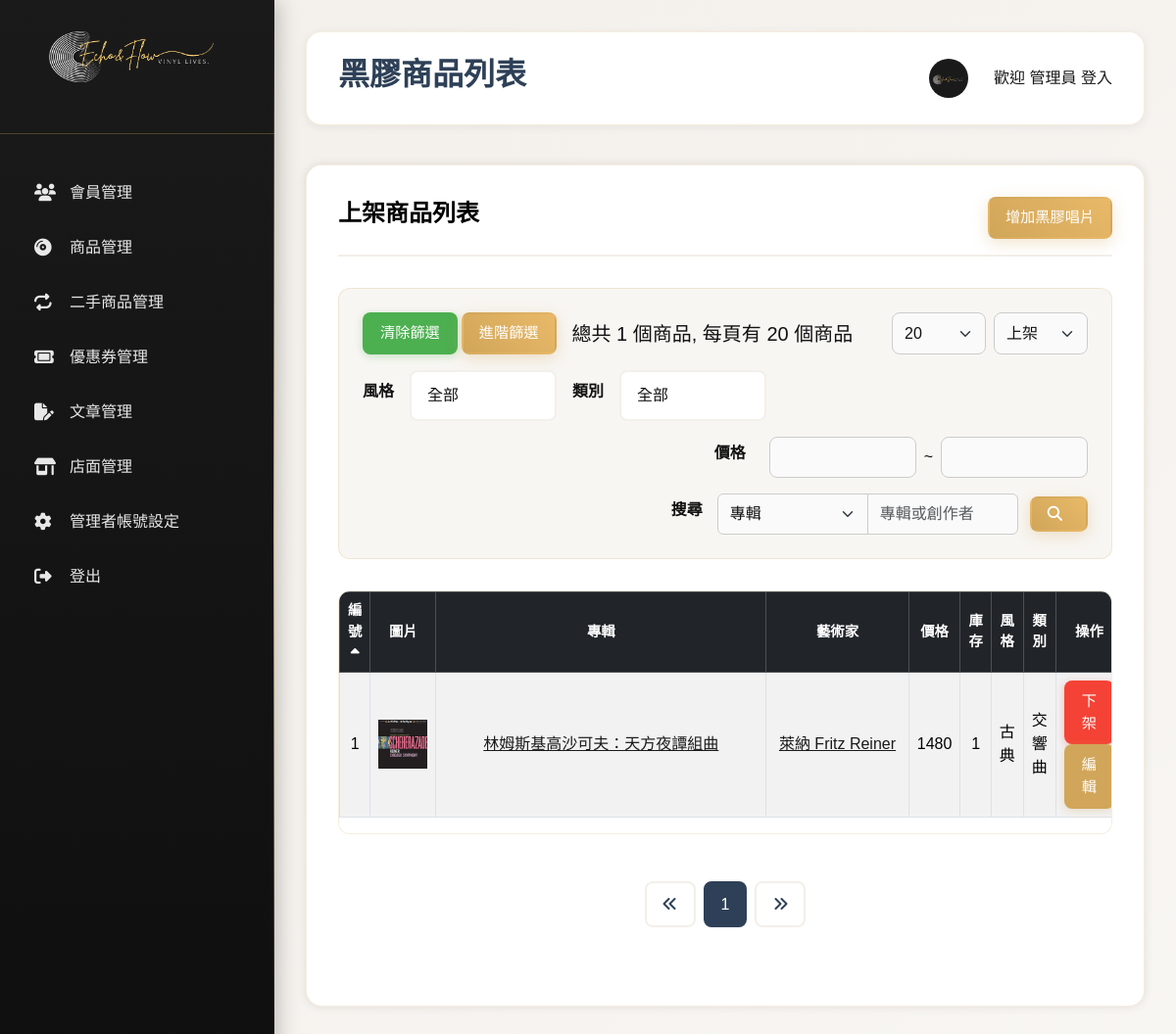
Page /product/index.php?author_id=1 on the committed database.
### tables this page shows
CREATE TABLE `vinyl` (
  `id` int(11) NOT NULL,
  `shs_id` varchar(20) DEFAULT NULL,
  `title` varchar(100) NOT NULL,
  `author_id` int(11) DEFAULT NULL,
  `price` int(11) DEFAULT 1000,
  `genre_id` int(11) DEFAULT NULL,
  `gender_id` int(11) DEFAULT NULL,
  `company` varchar(50) DEFAULT NULL,
  `release_date` date DEFAULT NULL,
  `format` varchar(10) DEFAULT NULL,
  `create_date` timestamp NOT NULL DEFAULT current_timestamp(),
  `stock` int(11) DEFAULT 1,
  `status_id` int(11) DEFAULT 1,
  `desc_text` text DEFAULT NULL,
  `playlist` text DEFAULT NULL
);

CREATE TABLE `vinyl_img` (
  `id` int(11) NOT NULL,
  `shs_id` varchar(20) DEFAULT NULL,
  `img_name` varchar(50) DEFAULT NULL,
  `img_url` varchar(100) DEFAULT NULL,
  `img_path` varchar(50) DEFAULT NULL
);

CREATE TABLE `vinyl_author` (
  `id` int(11) NOT NULL,
  `author` varchar(100) DEFAULT NULL
);

CREATE TABLE `vinyl_genre` (
  `id` int(11) NOT NULL,
  `genre` varchar(20) DEFAULT NULL
);

CREATE TABLE `vinyl_gender` (
  `id` int(11) NOT NULL,
  `genre_id` int(11) DEFAULT NULL,
  `gender` varchar(10) DEFAULT NULL
);

### product/index.php (the view, shortened to what this page needs)
<?php
require_once "../components/connect.php";
include "../template_top.php";
include "../template_main.php";
$genre = intval($_GET["genre"] ?? 0);
$gender = intval($_GET["gender"] ?? 0);
$status = isset($_GET["status"]) ? intval($_GET["status"]) : null;
$valid_columns = ['id', 'price', 'title', 'author'];
$sort_by = $_GET['sort_by'] ?? '';
$sort_order = ($_GET['sort_order'] ?? 'asc') === 'desc' ? 'desc' : 'asc';
$sort_column = in_array($sort_by, $valid_columns) ? $sort_by : 'id';
$conditions = [];
$values = [];
if (isset($_GET["status"]) && $_GET["status"] !== "") {
  $status = intval($_GET["status"]);
  $conditions[] = "status_id = :status";
  $values["status"] = $status;
} else {
  $conditions[] = "status_id = 1";
}
$author_id = $_GET["author_id"] ?? "";
if ($author_id) {
  $conditions[] = "vinyl.author_id = :author_id";
  $values["author_id"] = $author_id;
}
$titleSearch = $_GET["title"] ?? "";
$authorSearch = $_GET["author"] ?? "";
$company = $_GET["company"] ?? "";
$format = $_GET["format"] ?? "";
$stock = $_GET["stock"] ?? "";
$price1 = $_GET["price1"] ?? "";
$price2 = $_GET["price2"] ?? "";
$date1 = $_GET["date1"] ?? "";
$date2 = $_GET["date2"] ?? "";
$whereSQL = "WHERE " . implode(" AND ", $conditions);
$perPage = $_GET["perPage"] ?? 20;
$page = intval($_GET["page"] ?? 1);
$pageStart = ($page - 1) * $perPage;
$select = "vinyl.id AS id,title,vinyl_img.img_name AS img_name,author_id,vinyl_author.author AS author,company,price,stock,vinyl_genre.genre AS genre,vinyl_gender.gender AS gender,status_id FROM `vinyl` JOIN vinyl_author ON vinyl_author.id = vinyl.author_id JOIN vinyl_genre on vinyl_genre.id = vinyl.genre_id JOIN vinyl_gender on vinyl_gender.id = vinyl.gender_id JOIN vinyl_img on vinyl_img.shs_id = vinyl.shs_id";
$sql = "SELECT $select $whereSQL ORDER BY $sort_column $sort_order LIMIT $perPage OFFSET $pageStart";
$sqlAll = "SELECT $select  $whereSQL ";
$sqlStatus = "SELECT * FROM vinyl_status";
try {
  $stmt = $pdo->prepare($sql);
  $stmt->execute($values);
  $rows = $stmt->fetchAll(PDO::FETCH_ASSOC);
  $stmtStatus = $pdo->prepare($sqlStatus);
  $stmtStatus->execute();
  $rowsStatus = $stmtStatus->fetchAll(PDO::FETCH_ASSOC);
  $stmtAll = $pdo->prepare($sqlAll);
  $stmtAll->execute($values);
  $totalCount = $stmtAll->rowCount();
} catch (PDOException $e) {
  echo "系統錯誤，請恰管理人員<br>";
  echo "錯誤: " . $e->getMessage();
  exit;
}
$totalPage = ceil($totalCount / $perPage);
?>
<div class="content-section">
  <div class="section-header d-flex justify-content-between align-items-center">
    <?php
    if (isset($status) && $status !== '') {
      foreach ($rowsStatus as $row) {
        if ($row["id"] == $status) {
          $statusName = $row["status"];
          break;
        }
      }
    } else {
      $statusName = "上架";
    }
    ?>
    <h3 class="section-title"><?= $statusName ?>商品列表</h3>
    <a href="./vinylAdd.php" class="btn btn-primary">增加黑膠唱片</a>
  </div>
  <div class="controls-section">
    <div class="w-100 d-flex">
      <button type="button" class="btn btn-success me-1"><a class="text-decoration-none text-white"
          href="./">清除篩選</a></button>
      <button type="button" class="btn btn-primary" data-bs-toggle="modal" data-bs-target="#exampleModal">進階篩選</button>
      <span class="fs-5 ms-3 flex-center">總共 <?= $totalCount ?> 個商品, 每頁有 <?= $perPage ?> 個商品</span>
      <div class="ms-auto d-flex w200">
        <select name="perpage" id="perpageNum" class="form-select w100 me-2">
          <option value="20" <?= $perPage == 20 ? "selected" : "" ?>>20</option>
        </select>
        <select name="status" id="status" class="form-select w100 ms-auto">
          <?php foreach ($rowsStatus as $row): ?>
            <option value="<?= $row["id"] ?>" <?= ($status === null || $status === '') && $row["id"] == 1 ? 'selected' : ($status == $row["id"] ? 'selected' : '') ?>>
              <?= $row["status"] ?>
            </option>
          <?php endforeach ?>
        </select>
      </div>
    </div>
    <div class="filter-group gap-3">
      <label for="genre" class="form-label">風格</label>
      <div class="col-auto">
        <select name="genre" id="genre" class="form-select w25">
          <option value="" <?= empty($genre) ? 'selected' : '' ?>>全部</option>
        </select>
      </div>
      <div class="col-auto">
        <label for="gender" class="form-label">類別</label>
      </div>
      <div class="col-auto">
        <select name="gender" id="gender" class="form-select w25">
          <option value="/" <?= empty($gender) ? 'selected' : '' ?>>全部</option>
        </select>
      </div>
    </div>
    <div class="price flex-center gap-2 ms-auto">
      <div class="col-auto flex-center">
        <label class="form-label me-3" for="price1">價格</label>
      </div>
      <div class="col-auto w150">
        <input name="price1" id="price1" type="number" class="form-control " placeholder="<?= $price1 ?>">
      </div>
      <div class="col-auto"> ~ </div>
      <div class="col-auto w150">
        <input name="price2" type="number" class="form-control" placeholder="<?= $price2 ?>">
      </div>
    </div>
    <div class="search flex-center gap-2 ms-auto">
      <div class="input-group  flex-center">
        <?php
        $searchHolder = !empty($titleSearch) ? $titleSearch : (!empty($authorSearch) ? $authorSearch : "專輯或創作者");
        ?>
        <label class="form-label me-3" for="searchType">搜尋</label>
        <select class="rounded-start form-select w-10 flex-center" name="searchType" id="searchType">
          <option value="title">專輯</option>
        </select>
        <input name="search" type="text" class="form-control rounded-end"
          placeholder="<?= htmlspecialchars($searchHolder) ?>" list="">
      </div>
      <div class="btn btn-primary btn-search ms-1 flex-center"><i class="fa fa-search"></i></div>
    </div>
  </div>
  <div class="table-container table-responsive w-100">
    <table class="table table-bordered table-striped align-middle w-100 ">
      <thead class="table-dark">
        <tr>
          <th class="id sortable sortBy cursor-pointer" id="id">
            編號
            <?php if ($sort_column === 'id'): ?>
              <i class="fa-solid fa-caret-<?= $sort_order === 'asc' ? 'up' : 'down'; ?>"></i>
            <?php endif; ?>
          </th>
          <th class="img">圖片</th>
          <th class="title sortable sortBy cursor-pointer" id="title">專輯
          </th>
          <th class="author sortable sortBy cursor-pointer" id="author">藝術家
          </th>
          <th class="price sortable sortBy cursor-pointer" id="price">
            價格
          </th>
          <th class="stock">庫存</th>
          <th class="genre">風格</th>
          <th class="gender">類別</th>
          <th class="time text-center">操作</th>
        </tr>
      </thead>
      <tbody>
        <?php if (count($rows) > 0): ?>
          <?php foreach ($rows as $index => $row): ?>
            <tr>
              <td><?= $index + 1 + ($page - 1) * $perPage ?></td>
              <td><img class="wh50" src="/product/img/<?= $row["img_name"] ?>" alt="" srcset=""></td>
              <td class="title">
                <a href="./vinylDetail.php?id=<?= $row["id"] ?>">
                  <?= htmlspecialchars($row["title"]) ?>
                </a>
              </td>
              <td class="author">
                <a href="./index.php?author_id=<?= $row["author_id"] ?>">
                  <?= htmlspecialchars($row["author"]) ?>
                </a>
              </td>
              <td><?= htmlspecialchars($row["price"]) ?></td>
              <td><?= htmlspecialchars($row["stock"]) ?></td>
              <td><?= htmlspecialchars($row["genre"]) ?></td>
              <td><?= htmlspecialchars($row["gender"]) ?></td>
              <td class="time">
                <?php if ($row["status_id"] == 0): ?>
                  <div class="btn btn-success btn-sm btn-restock" data-id="<?= $row["id"] ?>"
                    data-title="<?= $row["title"] ?>">
                    上架</div>
                  <div class="btn btn-danger btn-sm btn-del" data-id="<?= $row["id"] ?>" data-title="<?= $row["title"] ?>">
                    刪除
                  </div>
                <?php else: ?>
                  <div class="btn btn-danger btn-sm btn-remove" data-id="<?= $row["id"] ?>" data-title="<?= $row["title"] ?>">
                    下架</div>
                  <a class="btn btn-warning btn-sm" href="./vinylUpdate.php?id=<?= $row["id"] ?>">
                    編輯
                  </a>
                <?php endif; ?>
              </td>
            </tr>
          <?php endforeach; ?>
        <?php else: ?>
          <tr>
            <td colspan="9" class="text-center">目前無資料</td>
          </tr>
        <?php endif; ?>
      </tbody>
    </table>
  </div>
  <div class="w-100">
    <div class="pagination  d-flex justify-content-center">
      <?php
      function makeLink($page, $genre, $gender, $author_id, $status, $price1, $price2, $titleSearch, $authorSearch, $sort_column, $sort_order, $company, $stock, $format, $date1, $date2, $perPage)
      {
        $params = ["page={$page}"];
        if ($author_id !== "")
          $params[] = "author_id={$author_id}";
        if ($sort_column)
          $params[] = "sort_by={$sort_column}";
        if ($sort_order)
          $params[] = "sort_order={$sort_order}";
        if ($perPage)
          $params[] = "perPage={$perPage}";
        return "./index.php?" . implode("&", $params);
      }
      ?>
      <?php if ($totalCount > 0): ?>
        <a class="pagination-btn"
          href="<?= makeLink(1, $genre, $gender, $author_id, $status, $price1, $price2, $titleSearch, $authorSearch, $sort_column, $sort_order, $company, $stock, $format, $date1, $date2, $perPage) ?>">
          <i class="fa-solid fa-angles-left"></i>
        </a>
        <?php
        if ($totalPage <= 5) {
          $start = 1;
          $end = $totalPage;
        }
        for ($i = $start; $i <= $end; $i++): ?>
          <a class="pagination-btn text-decoration-none <?= $page == $i ? "active" : "" ?>"
            href="<?= makeLink($i, $genre, $gender, $author_id, $status, $price1, $price2, $titleSearch, $authorSearch, $sort_column, $sort_order, $company, $stock, $format, $date1, $date2, $perPage) ?>"><?= $i ?></a>
        <?php endfor; ?>
        <a class="pagination-btn"
          href="<?= makeLink($totalPage, $genre, $gender, $author_id, $status, $price1, $price2, $titleSearch, $authorSearch, $sort_column, $sort_order, $company, $stock, $format, $date1, $date2, $perPage) ?>">
          <i class="fa-solid fa-angles-right"></i>
        </a>
      <?php endif; ?>
    </div>
  </div>
</div>
<?php include "../template_btm.php"; ?>

### css/index.css (style rules this page uses)
:root { --retro-indigo: #2e4057; --olive-moss: #7c805e; --warm-brass: #d1a65a; --beige-mist: #f3efea; --smoke-violet: #9b8ba8; --vinyl-black: #1a1a1a; --white: #ffffff; --light-gray: #f8f6f3; --border-color: #d1a65a33; --shadow-light: 0 2px 8px #2e405714; --shadow-medium: 0 4px 16px #2e40571f; --shadow-heavy: 0 8px 32px #2e405729; --success-color: #4caf50; --warning-color: #ff9800; --error-color: #f44336; }
* { margin: 0; padding: 0; box-sizing: border-box; }
body { font-family: 'Noto Sans TC', sans-serif; background: linear-gradient( 135deg, var(--beige-mist) 0%, var(--light-gray) 100% ); color: var(--vinyl-black); min-height: 100vh; overflow-x: hidden; }
.content-section { background: var(--white); border-radius: 16px; padding: 2rem; margin-bottom: 2rem; box-shadow: var(--shadow-light); border: 1px solid var(--border-color); }
.section-header { display: flex; justify-content: space-between; align-items: center; margin-bottom: 2rem; padding-bottom: 1rem; border-bottom: 2px solid var(--beige-mist); flex-wrap: wrap; gap: 1rem; }
.section-title { font-family: 'Playfair Display', serif; font-size: 1.5rem; color: var(--retro-indigo); font-weight: 600; }
.controls-section { display: flex; flex-wrap: wrap; gap: 1rem; margin-bottom: 2rem; padding: 1.5rem; background: var(--light-gray); border-radius: 12px; border: 1px solid var(--border-color); }
.filter-group { display: flex; gap: 1rem; flex-wrap: wrap; align-items: center; }
.filter-group select { padding: 0.75rem 1rem; border: 2px solid var(--beige-mist); border-radius: 8px; font-family: inherit; background: var(--white); min-width: 150px; transition: all 0.3s ease; }
.btn { padding: 0.8rem 1.5rem; border: none; border-radius: 8px; font-weight: 500; cursor: pointer; transition: all 0.3s ease; text-decoration: none; display: inline-flex; align-items: center; justify-content: center; gap: 0.5rem; text-align: center; border: 2px solid transparent; }
.btn-primary { background: linear-gradient(45deg, var(--warm-brass), #e8b968); color: var(--white); box-shadow: 0 4px 16px rgba(209, 166, 90, 0.3); }
.btn-warning { background-color: var(--warm-brass); color: var(--white); box-shadow: 0 2px 8px rgba(209, 166, 90, 0.3); }
.btn-danger { background-color: var(--error-color); color: var(--white); box-shadow: 0 2px 8px rgba(244, 67, 54, 0.3); }
.btn-success { background-color: var(--success-color); color: var(--white); box-shadow: 0 2px 8px rgba(76, 175, 80, 0.3); }
.btn-sm { padding: 0.5rem 0.75rem; font-size: 0.875rem; border-radius: 6px; }
table { width: 100%; border-collapse: collapse; min-width: 800px; }
.table-container { overflow-x: auto; border-radius: 12px; border: 1px solid var(--border-color); background: var(--white); }
th, td { padding: 1rem; text-align: left; border-bottom: 1px solid var(--beige-mist); }
th { background: var(--light-gray); color: var(--retro-indigo); font-weight: 600; font-size: 0.9rem; position: sticky; top: 0; z-index: 10; text-align: center; vertical-align: middle; }
tbody tr { transition: background-color 0.3s ease; }
tbody tr td { text-align: center; vertical-align: middle; }
.pagination { display: flex; justify-content: center; align-items: center; gap: 0.5rem; margin: 2rem 0; padding: 1rem; flex-wrap: wrap; }
.pagination-btn { padding: 0.6rem 1rem; border: 2px solid var(--beige-mist); background: var(--white); color: var(--retro-indigo); border-radius: 8px; cursor: pointer; transition: all 0.3s ease; font-weight: 500; min-width: 40px; text-align: center; }
.pagination-btn.active { background: var(--retro-indigo); border-color: var(--retro-indigo); color: var(--white); }
.content-section { background-color: #fff; color: #111; border-radius: 1rem; padding: 2rem; box-shadow: 0 0 10px rgba(0, 0, 0, 0.1); }
.section-header { display: flex; justify-content: space-between; align-items: center; margin-bottom: 2rem; }
.section-title { font-size: 1.5rem; font-weight: bold; color: #000; }
.form-label { display: block; margin-bottom: 0.5rem; font-weight: 600; }
.form-control, .form-select { border: 1px solid #ccc; border-radius: 0.5rem; padding: 0.5rem 0.75rem; font-size: 1rem; background-color: #fafafa; color: #111; }
.btn { border-radius: 0.5rem; padding: 0.5rem 1rem; font-size: 0.95rem; }
.btn i { margin-right: 0.5rem; }

### rows in the picture
vinyl: perPage "1", vinyl_img.img_name (picture), title "林姆斯基高沙可夫：天方夜譚組曲", vinyl_author.author "萊納 Fritz Reiner", price "1480", stock "1", vinyl_genre.genre "古典", vinyl_gender.gender "交響曲"

### other values in the picture
$item['label'] "會員管理"
$item['label'] "商品管理"
$item['label'] "二手商品管理"
$item['label'] "優惠券管理"
$item['label'] "文章管理"
$item['label'] "店面管理"
$item['label'] "管理者帳號設定"
$item['label'] "登出"
$pageTitle "黑膠商品列表"
$statusName "上架"
$totalCount "1"
$perPage "20"
form field status "上架"
